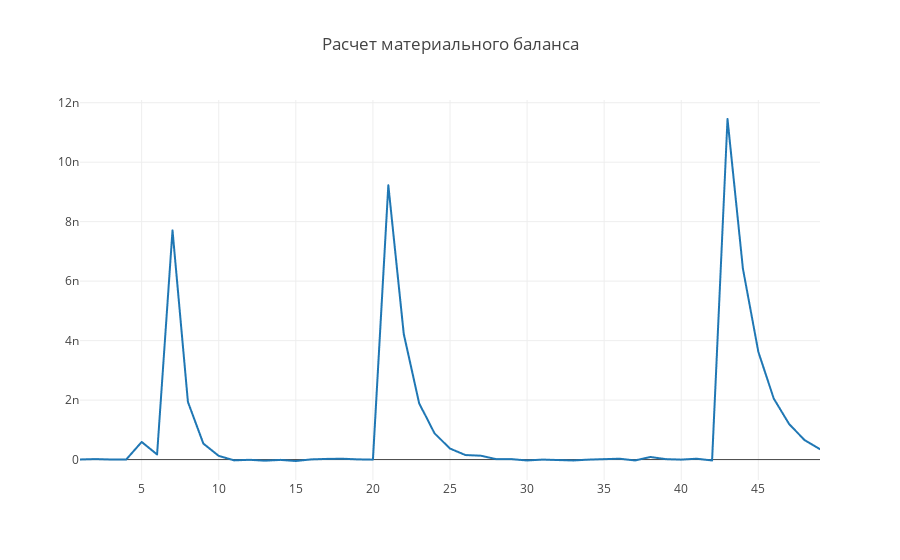

Notebook cell for this chart:
### Code cell
numbers_MB_list = [28]
data_trace_MB = create_traces_list_by_num(x_data_month, MB_data,  numbers_MB_list)
data = data_trace_MB
plot()

### Figure 1 — Plotly figure (JSON) as saved in the notebook; plotly's stock layout.template omitted (floating-point values rounded to 4 significant figures)
{"data": [{"mode": "lines", "name": "material_balance_m3", "type": "scattergl", "uid": "7ccacfd7-9a89-414c-8523-6f14a4f176b3", "x": [1, 2, 3, 4, 5, 6, 7, 8, 9, 10, 11, 12, 13, 14, 15, 16, 17, 18, 19, 20, 21, 22, 23, 24, 25, 26, 27, 28, 29, 30, 31, 32, 33, 34, 35, 36, 37, 38, 39, 40, 41, 42, 43, 44, 45, 46, 47, 48, 49], "y": [4.093e-12, 1.683e-11, 3.638e-12, 4.547e-12, 5.93e-10, 1.728e-10, 7.707e-09, 1.939e-09, 5.384e-10, 1.237e-10, -2.547e-11, -7.276e-12, -3.638e-11, -1.091e-11, -4.729e-11, 7.276e-12, 2.183e-11, 2.91e-11, 7.276e-12, 0, 9.226e-09, 4.227e-09, 1.892e-09, 8.804e-10, 3.711e-10, 1.528e-10, 1.31e-10, 1.455e-11, 1.455e-11, -2.91e-11, 0, -1.455e-11, -2.91e-11, 0, 1.455e-11, 2.91e-11, -2.91e-11, 8.731e-11, 1.455e-11, 0, 2.91e-11, -2.91e-11, 1.145e-08, 6.417e-09, 3.623e-09, 2.052e-09, 1.193e-09, 6.548e-10, 3.492e-10]}], "layout": {"title": {"text": "Расчет материального баланса"}}}
